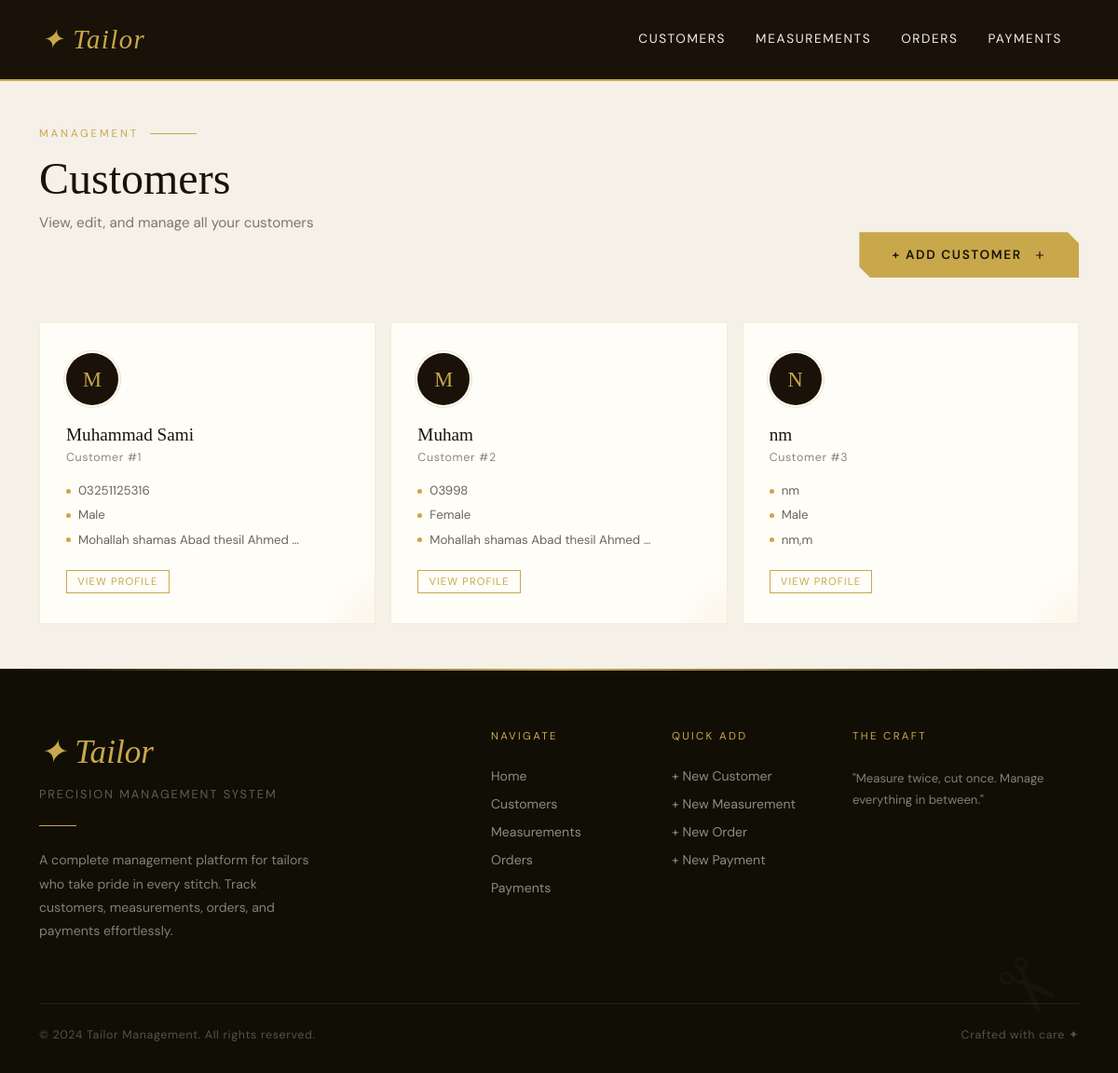
The app's page /customers/ with its own data.
### tailor/models.py (models this page shows, shortened)
class Customer(models.Model):
    GENDER_CHOICES = (
        ('Male', 'Male'),
        ('Female', 'Female'),
    )
    name = models.CharField(max_length=100)
    phone = models.CharField(max_length=15)
    address = models.TextField()
    gender = models.CharField(max_length=10, choices=GENDER_CHOICES)

### tailor/views.py (the view)
# urls.py: path('customers/', views.CustomerListView.as_view(), name='customer-list'),
class CustomerListView(generic.ListView):
    model = Customer
    template_name = 'tailor/customer_list.html'
    context_object_name = 'customers'

### tailor/templates/tailor/customer_list.html (shortened to what this page needs)
{% extends 'tailor/base.html' %}
{% block content %}
<div class="page-content">
  <div class="container">
    <div class="row mb-5 reveal">
      <div class="col-lg-6">
        <p class="section-label">Management</p>
        <h2 class="section-heading">Customers</h2>
        <p class="section-sub">View, edit, and manage all your customers</p>
      </div>
      <div class="col-lg-6 d-flex align-items-end justify-content-lg-end">
        <a href="{% url 'customer-add' %}" class="hero-cta" style="animation: none; opacity: 1;">
          + Add Customer
          <svg width="14" height="14" viewBox="0 0 24 24" fill="none" stroke="currentColor" stroke-width="2"><path d="M12 5v14m-7-7h14"/></svg>
        </a>
      </div>
    </div>
    {% if object_list %}
    <div class="row g-3">
      {% for customer in object_list %}
      <div class="col-sm-6 col-lg-4">
        <a href="{% url 'customer-detail' customer.pk %}" style="text-decoration:none;">
          <div class="customer-card h-100">
            <div class="customer-avatar">{{ customer.name|first|upper }}</div>
            <h3 class="customer-name">{{ customer.name }}</h3>
            <p class="customer-meta">Customer #{{ customer.pk }}</p>
            {% if customer.phone %}
            <div class="customer-detail"><span class="dot"></span> {{ customer.phone }}</div>
            {% endif %}
            {% if customer.gender %}
            <div class="customer-detail"><span class="dot"></span> {{ customer.gender }}</div>
            {% endif %}
            {% if customer.address %}
            <div class="customer-detail"><span class="dot"></span> {{ customer.address|truncatechars:35 }}</div>
            {% endif %}
            <span class="customer-badge">View Profile</span>
          </div>
        </a>
      </div>
      {% endfor %}
    </div>
    {% else %}
    <div class="text-center mt-4" style="color: rgba(26,18,8,0.5); font-size: 0.9rem;">
      No customers yet. <a href="{% url 'customer-add' %}" style="color: var(--gold);">Add your first customer →</a>
    </div>
    {% endif %}
  </div>
</div>
{% endblock %}

### tailor/templates/tailor/base.html (style rules this page uses)
:root { --ink: #1a1208; --cream: #f5f0e8; --gold: #c8a84b; --gold-light: #e8d5a0; --rust: #8b3a2a; --sage: #4a5e4a; --card-bg: #fffdf8; --shadow: rgba(26,18,8,0.12); }
* { margin: 0; padding: 0; box-sizing: border-box; }
body { font-family: 'DM Sans', sans-serif; background: var(--cream); color: var(--ink); overflow-x: hidden; }
.hero-cta { display: inline-flex; align-items: center; gap: 0.75rem; padding: 0.9rem 2.2rem; background: var(--gold); color: var(--ink); font-size: 0.85rem; letter-spacing: 0.12em; text-transform: uppercase; font-weight: 600; text-decoration: none; transition: all 0.3s ease; opacity: 0; animation: fadeUp 0.8s 1s ease forwards; clip-path: polygon(0 0, calc(100% - 12px) 0, 100% 12px, 100% 100%, 12px 100%, 0 calc(100% - 12px)); }
.section-label { font-size: 0.72rem; letter-spacing: 0.25em; text-transform: uppercase; color: var(--gold); margin-bottom: 0.75rem; display: flex; align-items: center; gap: 0.75rem; }
.section-label::after { content: ''; flex: 1; max-width: 50px; height: 1px; background: var(--gold); }
.section-heading { font-family: 'Playfair Display', serif; font-size: clamp(2rem, 4vw, 3.2rem); color: var(--ink); margin-bottom: 0.5rem; line-height: 1.15; }
.section-sub { color: rgba(26,18,8,0.55); font-size: 0.95rem; margin-bottom: 3rem; }
.customer-card { background: var(--card-bg); border: 1px solid rgba(200,168,75,0.2); padding: 2rem 1.75rem; position: relative; transition: transform 0.35s ease, box-shadow 0.35s ease, border-color 0.35s ease; overflow: hidden; opacity: 0; animation: cardReveal 0.7s ease forwards; cursor: pointer; }
.customer-card:nth-child(1) { animation-delay: 0.1s; }
.customer-card::before { content: ''; position: absolute; top: 0; left: 0; width: 3px; height: 0; background: var(--gold); transition: height 0.4s ease; }
.customer-card::after { content: ''; position: absolute; bottom: -60px; right: -60px; width: 120px; height: 120px; border-radius: 50%; background: radial-gradient(circle, rgba(200,168,75,0.08) 0%, transparent 70%); transition: transform 0.4s ease; }
.customer-avatar { width: 56px; height: 56px; border-radius: 50%; background: var(--ink); display: flex; align-items: center; justify-content: center; font-family: 'Playfair Display', serif; font-size: 1.4rem; color: var(--gold); margin-bottom: 1.2rem; position: relative; z-index: 1; flex-shrink: 0; }
.customer-avatar::after { content: ''; position: absolute; inset: -3px; border-radius: 50%; border: 1px solid rgba(200,168,75,0.3); }
.customer-name { font-family: 'Playfair Display', serif; font-size: 1.2rem; color: var(--ink); margin-bottom: 0.3rem; position: relative; z-index: 1; }
.customer-meta { font-size: 0.78rem; color: rgba(26,18,8,0.5); letter-spacing: 0.05em; margin-bottom: 1rem; position: relative; z-index: 1; }
.customer-detail { display: flex; align-items: center; gap: 0.5rem; font-size: 0.83rem; color: rgba(26,18,8,0.65); margin-bottom: 0.4rem; position: relative; z-index: 1; }
.customer-detail span.dot { width: 5px; height: 5px; border-radius: 50%; background: var(--gold); flex-shrink: 0; }
.customer-badge { display: inline-block; font-size: 0.7rem; letter-spacing: 0.1em; text-transform: uppercase; padding: 0.2rem 0.7rem; border: 1px solid var(--gold); color: var(--gold); margin-top: 1rem; position: relative; z-index: 1; }
.page-content { min-height: 40vh; padding: 3rem 0; background: var(--cream); }
.reveal { opacity: 0; transform: translateY(30px); transition: opacity 0.7s ease, transform 0.7s ease; }
.reveal.visible { opacity: 1; transform: translateY(0); }

### records on screen
Customer: name|first "M", name "Muhammad Sami", pk "1", phone "03251125316", gender "Male", address "Mohallah shamas Abad thesil Ahmed …"
Customer: name|first "M", name "Muham", pk "2", phone "03998", gender "Female", address "Mohallah shamas Abad thesil Ahmed …"
Customer: name|first "N", name "nm", pk "3", phone "nm", gender "Male", address "nm,m"
